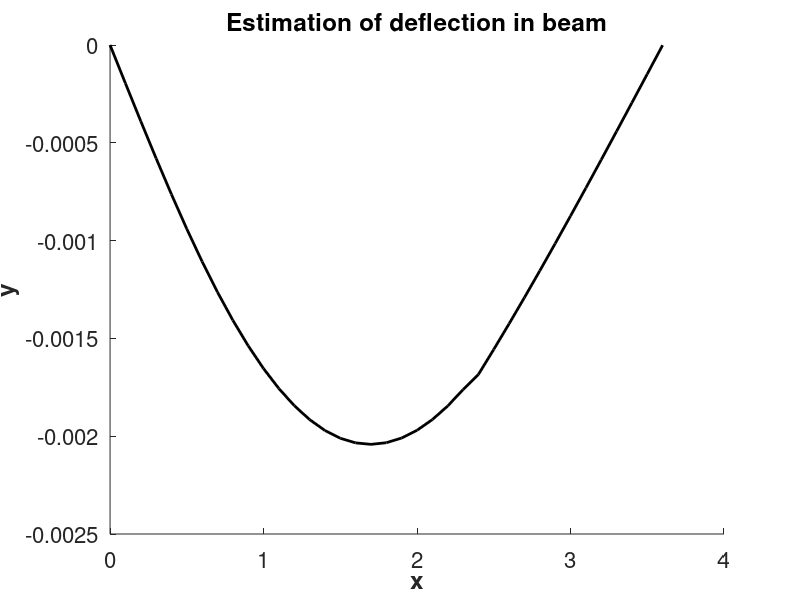

Recreate this plot in MATLAB.
x = 0:0.1:3.6;
func1 = @(t) (1000/(200*6.87*10^3))*((0.4333*t^3)-(2.692*t));
func2 = @(t) (1000/(200*6.87*10^3))*((-0.0625*((t-0.6)^4))+(0.4333*t^3)-(0.2*((t-0.6)^3))-(2.692*t));
func3 = @(t) (1000/(200*6.87*10^3))*((-0.0625*((t-0.6)^4))+(0.0625*((t-1.8)^4))+(0.4333*t^3)-(0.2*((t-0.6)^3))-(2.692*t));
func4 = @(t) (1000/(200*6.87*10^3))*((-0.0625*((t-0.6)^4))+(0.0625*((t-1.8)^4))+(0.4333*t^3)-(0.2*((t-0.6)^3))-(0.72*((t-2.6)^2))-(2.692*t));

y = zeros(1,length(x));

for i = 1:length(x)
    if x(i) < 0.6
        y(i) = func1(x(i));
    elseif x(i) >= 0.6 && x(i) < 1.8
        y(i) = func2(x(i));
    elseif x(i) >= 1.8 && x(i) < 2.4
        y(i) = func3(x(i));
    elseif x(i) >= 2.4
        y(i) = func4(x(i));
    end
end

figure;
hold on
plot(x,y,'-k','linewidth', 2)
title('Estimation of deflection in beam')
ylabel('y', 'fontweight', 'b')
xlabel('x', 'fontweight', 'b')
set(gca, 'fontsize', 16)